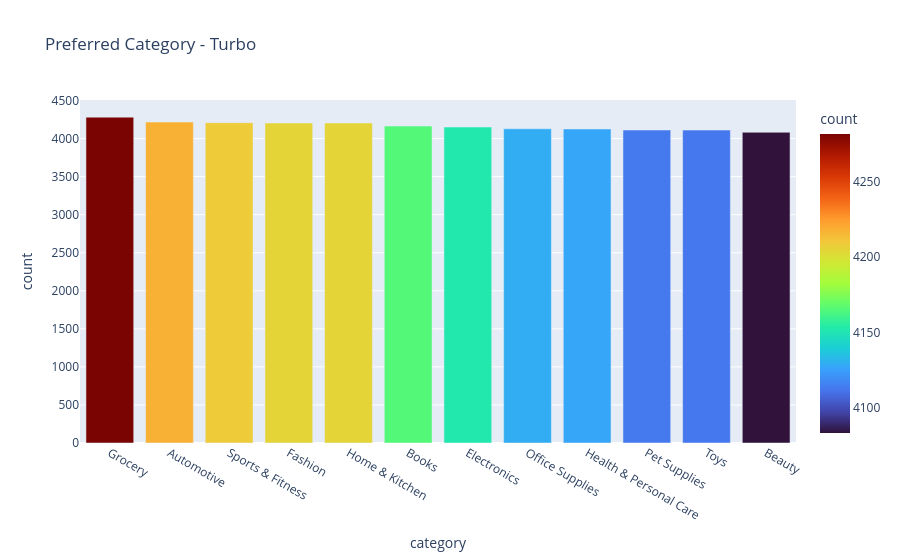

Here is the notebook cell this chart was saved with:
### Code cell
import plotly.express as px

cat_count = df['preferred_category_1'].value_counts().reset_index()
cat_count.columns=['category','count']

fig = px.bar(cat_count, 
             x='category', 
             y='count', 
             color='count', 
             color_continuous_scale='Turbo', 
             title='Preferred Category - Turbo')
fig.show()

### Figure 1 — Plotly figure (JSON) as saved in the notebook; plotly's stock layout.template omitted (floating-point values rounded to 4 significant figures)
{"data": [{"hovertemplate": "category=%{x}<br>count=%{marker.color}<extra></extra>", "legendgroup": "", "marker": {"color": [4282, 4218, 4209, 4205, 4205, 4165, 4152, 4129, 4127, 4113, 4112, 4083], "coloraxis": "coloraxis", "pattern": {"shape": ""}}, "name": "", "orientation": "v", "showlegend": false, "textposition": "auto", "type": "bar", "x": ["Grocery", "Automotive", "Sports & Fitness", "Fashion", "Home & Kitchen", "Books", "Electronics", "Office Supplies", "Health & Personal Care", "Pet Supplies", "Toys", "Beauty"], "xaxis": "x", "y": [4282, 4218, 4209, 4205, 4205, 4165, 4152, 4129, 4127, 4113, 4112, 4083], "yaxis": "y"}], "layout": {"barmode": "relative", "coloraxis": {"colorbar": {"title": {"text": "count"}}, "colorscale": [[0, "#30123b"], [0.07143, "#4145ab"], [0.1429, "#4675ed"], [0.2143, "#39a2fc"], [0.2857, "#1bcfd4"], [0.3571, "#24eca6"], [0.4286, "#61fc6c"], [0.5, "#a4fc3b"], [0.5714, "#d1e834"], [0.6429, "#f3c63a"], [0.7143, "#fe9b2d"], [0.7857, "#f36315"], [0.8571, "#d93806"], [0.9286, "#b11901"], [1, "#7a0402"]]}, "legend": {"tracegroupgap": 0}, "title": {"text": "Preferred Category - Turbo"}, "xaxis": {"anchor": "y", "domain": [0, 1], "title": {"text": "category"}}, "yaxis": {"anchor": "x", "domain": [0, 1], "title": {"text": "count"}}}}
